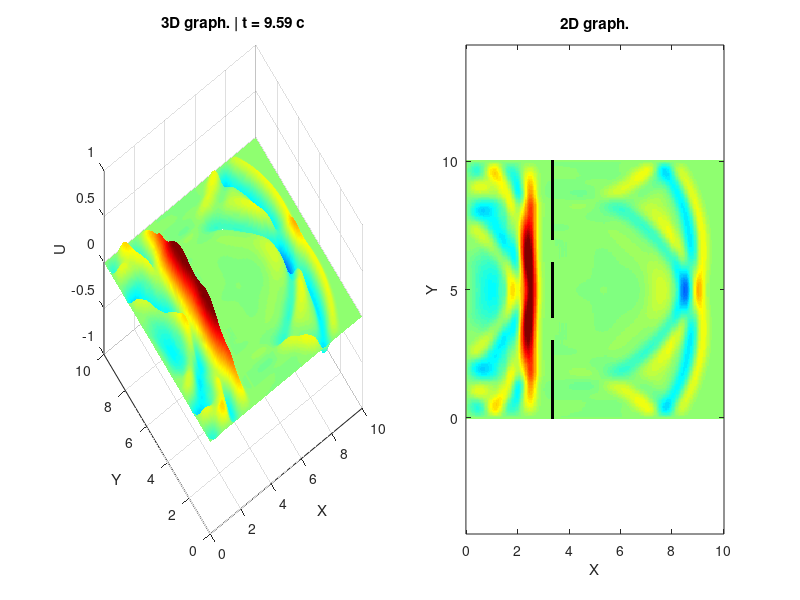

The MATLAB source for this figure:
function t6_pde_with_slices
  clear all; clc; close all;

  L = 10;
  Nx = 200; Ny = 200;
  x = linspace(0, L, Nx); h = x(2) - x(1);
  y = linspace(0, L, Ny);

  [X, Y] = meshgrid(x, y);

  c = 1.0;
  gamma_critical = 1 / sqrt(2);
  gamma = 0.9 * gamma_critical;
  tau = h * gamma / c;
  Nt = 300;

  pulse_period = 1.0;

  resultTime = Nt * tau;
  fprintf('Result time = %.2f\n', resultTime);

  wall_mask = false(Ny, Nx);
  wall_x_index = round(Nx / 3);
  wall_mask(:, wall_x_index:wall_x_index+1) = true;

  gap_width = round(Ny * 0.04);
  gap_y_index1 = round(Ny * 0.35);
  gap_y_index2 = round(Ny * 0.65);
  wall_mask(gap_y_index1-gap_width : gap_y_index1+gap_width, wall_x_index:wall_x_index+1) = false;
  wall_mask(gap_y_index2-gap_width : gap_y_index2+gap_width, wall_x_index:wall_x_index+1) = false;

  source_profile = sin(pi * linspace(0, 1, Ny))';

  u_prev = zeros(Ny, Nx);
  u_curr = zeros(Ny, Nx);
  u_next = zeros(Ny, Nx);

  u_next(2:end-1, 2:end-1) = 0.5 * (gamma ^ 2 * (u_curr(2:end-1, 3:end) + u_curr(2:end-1, 1:end-2) + ...
    u_curr(3:end, 2:end-1) + u_curr(1:end-2, 2:end-1)) + ...
    2 * (1 - 2 * gamma ^ 2) * u_curr(2:end-1, 2:end-1));

  t_time = 1 * tau;
  if t_time <= pulse_period
    gen_val = 0.75 * (sin(pi * (t_time / pulse_period))) ^ 2;
  else
    gen_val = 0;
  endif

  u_next(1, :) = 0; u_next(end, :) = 0; u_next(:, end) = 0;
  u_next(:, 1) = source_profile * gen_val;
  u_next(wall_mask) = 0;

  u_prev = u_curr;
  u_curr = u_next;

  figure;
  for t = 2:Nt
    u_next(2:end-1, 2:end-1) = (gamma ^ 2 * (u_curr(2:end-1, 3:end) + u_curr(2:end-1, 1:end-2) + ...
      u_curr(3:end, 2:end-1) + u_curr(1:end-2, 2:end-1)) + ...
      2 * (1 - 2 * gamma ^ 2) * u_curr(2:end-1, 2:end-1) - u_prev(2:end-1, 2:end-1));

    t_time = t * tau;
    if t_time <= pulse_period
      gen_val = 0.75 * (sin(pi * (t_time / pulse_period))) ^ 2;
    else
      gen_val = 0;
    endif

    u_next(1, :) = 0; u_next(end, :) = 0; u_next(:, end) = 0;
    u_next(:, 1) = source_profile * gen_val;
    u_next(wall_mask) = 0;

    u_prev = u_curr;
    u_curr = u_next;

    if mod(t, 5) == 0
      subplot(1, 2, 1);
      surf(X, Y, u_curr, 'EdgeColor', 'none');
      colormap(jet);
      shading interp;
      zlim([-1.0, 1.0]);
      caxis([-0.5, 0.5]);
      view(-35, 50);
      xlabel('X'); ylabel('Y'); zlabel('U');
      title(sprintf('3D graph. | t = %.2f с', t_time));

      subplot(1, 2, 2);
      display_matrix = u_curr;
      display_matrix(wall_mask) = NaN;

      imagesc(x, y, display_matrix);
      set(gca, 'YDir', 'normal');
      colormap(jet);
      caxis([-0.5, 0.5]);
      axis equal tight;
      xlabel('X'); ylabel('Y');
      title('2D graph.');

      drawnow;
    endif
  endfor
endfunction
